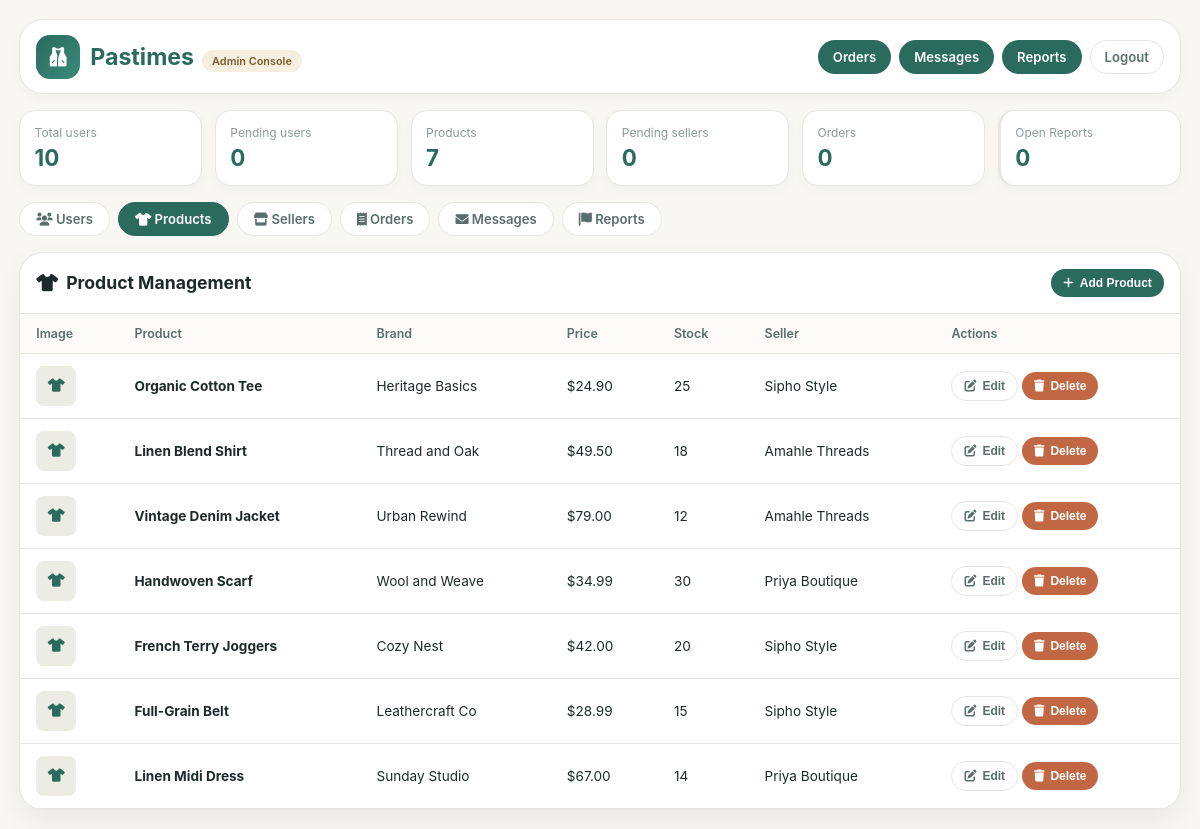
/pages/admin.php?tab=products (signed in), run on the app's committed database.
### tables this page shows
CREATE TABLE `tblclothes` (
  `product_id` int(11) NOT NULL COMMENT 'AUTO_INCREMENT',
  `user_id` int(11) NOT NULL,
  `seller_id` int(11) DEFAULT NULL,
  `name` varchar(100) NOT NULL,
  `description` text NOT NULL,
  `price` decimal(10,2) NOT NULL,
  `image` varchar(255) NOT NULL DEFAULT 'placeholder-clothing.jpg',
  `brand` varchar(100) DEFAULT NULL,
  `stock` int(11) DEFAULT 0,
  `created_at` timestamp NULL DEFAULT current_timestamp()
);

### pages/admin.php (the view, shortened to what this page needs)
<?php
require_once __DIR__ . "/../config/DBConn.php";
$activeTab = $_GET["tab"] ?? "users";
mysqli_query($conn, "CREATE TABLE IF NOT EXISTS tblreport (
    report_id   INT AUTO_INCREMENT PRIMARY KEY,
    user_id     INT NOT NULL,
    user_name   VARCHAR(100) NOT NULL,
    order_id    INT DEFAULT NULL,
    category    VARCHAR(50) NOT NULL DEFAULT 'general',
    subject     VARCHAR(200) NOT NULL,
    description TEXT NOT NULL,
    status      VARCHAR(20) DEFAULT 'open',
    admin_reply TEXT DEFAULT NULL,
    replied_at  TIMESTAMP NULL DEFAULT NULL,
    created_at  TIMESTAMP DEFAULT CURRENT_TIMESTAMP
) ENGINE=InnoDB DEFAULT CHARSET=utf8mb4");
$statsQ = mysqli_query($conn, "SELECT COUNT(*) AS total, SUM(status='active') AS active, SUM(status<>'active' OR status IS NULL) AS pending FROM tblUser");
$stats  = mysqli_fetch_assoc($statsQ) ?: ["total"=>0,"active"=>0,"pending"=>0];
$products = [];
$pResult = mysqli_query($conn,
    "SELECT p.product_id, p.name, p.brand, p.description, p.price, p.stock, p.image,
            COALESCE(s.brand_name,'Admin') AS seller_name
     FROM tblclothes p
     LEFT JOIN tblseller s ON p.seller_id = s.seller_id
     ORDER BY p.created_at DESC"
);
if ($pResult) while ($r = mysqli_fetch_assoc($pResult)) $products[] = $r;
$sellerFilter = $_GET["sf"] ?? "all";
$swhere = $sellerFilter !== "all" ? " WHERE s.approval_status='" . mysqli_real_escape_string($conn,$sellerFilter) . "'" : "";
$sellers = [];
$sResult = mysqli_query($conn,
    "SELECT s.seller_id, s.brand_name, s.description, s.phone, s.approval_status, s.created_date,
            u.name AS user_name, u.email AS user_email
     FROM tblseller s
     JOIN tblUser u ON s.user_id=u.user_id
     {$swhere}
     ORDER BY s.created_date DESC"
);
if ($sResult) while ($r = mysqli_fetch_assoc($sResult)) $sellers[] = $r;
$totalProducts = count($products);
$pendingSellers = count(array_filter($sellers, fn($s) => $s["approval_status"] === "pending"));
$totalOrdersQ = mysqli_query($conn, "SELECT COUNT(*) AS c FROM tblorder");
$totalOrders = $totalOrdersQ ? (int)(mysqli_fetch_assoc($totalOrdersQ)["c"] ?? 0) : 0;
$openReportsQ = mysqli_query($conn, "SELECT COUNT(*) AS c FROM tblreport WHERE status='open'");
$openReports  = $openReportsQ ? (int)(mysqli_fetch_assoc($openReportsQ)["c"] ?? 0) : 0;
?>
<!DOCTYPE html>
<html lang="en">
<head>
  <link rel="stylesheet" href="https://cdnjs.cloudflare.com/ajax/libs/font-awesome/6.0.0-beta3/css/all.min.css">
</head>
<body>
<div class="page">
  <header class="top-bar">
    <a href="admin.php" class="logo-area">
      <div class="logo-icon"><i class="fas fa-vest"></i></div>
      <div><span class="logo-text">Pastimes</span><span class="badge">Admin Console</span></div>
    </a>
    <nav class="nav">
      <a href="admin_orders.php">Orders</a>
      <a href="admin_messages.php">Messages</a>
      <a href="admin_reports.php">Reports <?php if ($openReports > 0): ?><span style="background:#c26743;border-radius:99px;padding:1px 7px;font-size:.68rem;margin-left:4px"><?php echo $openReports; ?></span><?php endif; ?></a>
      <a class="secondary" href="logout.php">Logout</a>
    </nav>
  </header>
  <section class="stats">
    <article class="stat"><div class="stat-label">Total users</div><div class="stat-value"><?php echo (int)$stats["total"]; ?></div></article>
    <article class="stat"><div class="stat-label">Pending users</div><div class="stat-value"><?php echo (int)$stats["pending"]; ?></div></article>
    <article class="stat"><div class="stat-label">Products</div><div class="stat-value"><?php echo $totalProducts; ?></div></article>
    <article class="stat"><div class="stat-label">Pending sellers</div><div class="stat-value"><?php echo $pendingSellers; ?></div></article>
    <article class="stat"><div class="stat-label">Orders</div><div class="stat-value"><?php echo $totalOrders; ?></div></article>
    <article class="stat" style="border-left:3px solid <?php echo $openReports > 0 ? '#c26743' : '#e8e6e1'; ?>">
      <div class="stat-label">Open Reports</div>
      <div class="stat-value" style="color:<?php echo $openReports > 0 ? '#c26743' : 'var(--green)'; ?>"><?php echo $openReports; ?></div>
    </article>
  </section>
  <nav class="tab-bar">
    <a class="tab-link <?php echo $activeTab==='users'?'active':''; ?>" href="admin.php?tab=users"><i class="fas fa-users"></i> Users</a>
    <a class="tab-link <?php echo $activeTab==='products'?'active':''; ?>" href="admin.php?tab=products"><i class="fas fa-tshirt"></i> Products</a>
    <a class="tab-link <?php echo $activeTab==='sellers'?'active':''; ?>" href="admin.php?tab=sellers"><i class="fas fa-store"></i> Sellers</a>
    <a class="tab-link" href="admin_orders.php"><i class="fas fa-receipt"></i> Orders</a>
    <a class="tab-link" href="admin_messages.php"><i class="fas fa-envelope"></i> Messages</a>
    <a class="tab-link" href="admin_reports.php" style="<?php echo $openReports > 0 ? 'border-color:#c26743;color:#c26743' : ''; ?>">
      <i class="fas fa-flag"></i> Reports<?php if ($openReports > 0): ?> <span style="background:#c26743;color:#fff;border-radius:99px;padding:1px 7px;font-size:.7rem"><?php echo $openReports; ?></span><?php endif; ?>
    </a>
  </nav>
  <?php if ($activeTab === "products"): ?>
  <section class="card">
    <div class="card-head">
      <h2><i class="fas fa-tshirt"></i> Product Management</h2>
      <button class="btn btn-green" id="btnAddProd"><i class="fas fa-plus"></i> Add Product</button>
    </div>
    <?php if (!$products): ?>
      <div class="empty"><i class="fas fa-tshirt"></i>No products in the catalogue yet.</div>
    <?php else: ?>
    <table>
      <thead><tr><th>Image</th><th>Product</th><th>Brand</th><th>Price</th><th>Stock</th><th>Seller</th><th>Actions</th></tr></thead>
      <tbody>
        <?php foreach ($products as $p):
          $hasImg = !empty($p["image"]) && $p["image"] !== "placeholder-clothing.jpg"
                    && file_exists(__DIR__ . "/../uploads/" . $p["image"]);
        ?>
        <tr>
          <td>
            <?php if ($hasImg): ?>
              <img class="prod-thumb" src="../uploads/<?php echo htmlspecialchars($p["image"]); ?>" alt="">
            <?php else: ?>
              <div class="prod-thumb" style="display:flex;align-items:center;justify-content:center;color:var(--green)"><i class="fas fa-tshirt"></i></div>
            <?php endif; ?>
          </td>
          <td><strong><?php echo htmlspecialchars($p["name"]); ?></strong></td>
          <td><?php echo htmlspecialchars($p["brand"] ?? "—"); ?></td>
          <td>$<?php echo number_format((float)$p["price"], 2); ?></td>
          <td><?php echo (int)$p["stock"]; ?></td>
          <td><?php echo htmlspecialchars($p["seller_name"]); ?></td>
          <td style="white-space:nowrap">
            <button class="btn btn-outline btn-edit-prod"
              data-id="<?php echo (int)$p["product_id"]; ?>"
              data-name="<?php echo htmlspecialchars($p["name"],ENT_QUOTES); ?>"
              data-brand="<?php echo htmlspecialchars($p["brand"]??"",ENT_QUOTES); ?>"
              data-desc="<?php echo htmlspecialchars($p["description"]??"",ENT_QUOTES); ?>"
              data-price="<?php echo (float)$p["price"]; ?>"
              data-stock="<?php echo (int)$p["stock"]; ?>">
              <i class="fas fa-edit"></i> Edit
            </button>
            <form method="POST" style="display:inline" onsubmit="return confirm('Delete this product?')">
              <button type="submit" class="btn btn-rust"><i class="fas fa-trash"></i> Delete</button>
            </form>
          </td>
        </tr>
        <?php endforeach; ?>
      </tbody>
    </table>
    <?php endif; ?>
  </section>
  <?php endif; ?>
</div>
</body>
</html>

### pages/admin.php (style rules this page uses)
* { margin:0;padding:0;box-sizing:border-box }
:root { --bg:#f9f7f4;--white:#fff;--text:#1e2a2a;--sec:#5a6e6e;--muted:#8a9b9b; --green:#2a6b5e;--dark:#1e5247;--rust:#c26743;--gold:#d4a259; --border:#e8e6e1;--sm:0 4px 12px rgba(0,0,0,.03);--md:0 12px 28px rgba(0,0,0,.06); --lg:24px;--md-r:16px;--sm-r:12px }
body { font-family:-apple-system,BlinkMacSystemFont,'Segoe UI',Roboto,sans-serif;background:var(--bg);color:var(--text);min-height:100vh;padding:1.2rem }
.page { max-width:1200px;margin:0 auto }
.top-bar { display:flex;align-items:center;justify-content:space-between;flex-wrap:wrap;gap:1rem;background:var(--white);border:1px solid var(--border);border-radius:var(--lg);padding:.9rem 1rem;box-shadow:var(--sm);margin-bottom:1rem }
.logo-area { display:flex;align-items:center;gap:10px;text-decoration:none }
.logo-icon { width:44px;height:44px;background:linear-gradient(135deg,var(--green),#3a8a7a);border-radius:14px;display:flex;align-items:center;justify-content:center;color:#fff;font-size:1.2rem }
.logo-text { font-size:1.45rem;font-weight:700;color:var(--green) }
.badge { background:#f6efe0;color:#7a5a2a;font-size:.68rem;font-weight:600;padding:4px 10px;border-radius:30px;margin-left:8px }
.nav { display:flex;gap:8px;flex-wrap:wrap }
.nav a { text-decoration:none;background:var(--green);color:#fff;border-radius:40px;padding:8px 14px;font-size:.82rem;font-weight:600;transition:.2s;border:1px solid transparent }
.nav a.secondary { background:transparent;color:var(--sec);border-color:var(--border) }
.stats { display:grid;grid-template-columns:repeat(auto-fit,minmax(140px,1fr));gap:.8rem;margin-bottom:1rem }
.stat { background:var(--white);border:1px solid var(--border);border-radius:var(--md-r);padding:.9rem;box-shadow:var(--sm) }
.stat-label { font-size:.75rem;color:var(--muted);margin-bottom:.2rem }
.stat-value { font-size:1.4rem;font-weight:700;color:var(--green) }
.tab-bar { display:flex;gap:8px;margin-bottom:1rem;flex-wrap:wrap }
.tab-link { text-decoration:none;padding:8px 16px;border-radius:40px;border:1px solid var(--border);color:var(--sec);font-size:.82rem;font-weight:600;background:#fff;transition:.2s }
.tab-link.active { background:var(--green);color:#fff;border-color:var(--green) }
.card { background:var(--white);border:1px solid var(--border);border-radius:var(--lg);box-shadow:var(--md);overflow:hidden }
.card-head { padding:1rem;border-bottom:1px solid var(--border);display:flex;align-items:center;justify-content:space-between;gap:.8rem;flex-wrap:wrap }
.card-head h2 { font-size:1.1rem;font-weight:700;display:flex;align-items:center;gap:8px }
table { width:100%;border-collapse:collapse }
th,td { text-align:left;padding:.75rem 1rem;border-bottom:1px solid var(--border);font-size:.85rem;vertical-align:middle }
th { color:var(--sec);font-weight:600;background:#fcfbf9;font-size:.78rem }
.btn { display:inline-flex;align-items:center;gap:6px;border:none;border-radius:30px;padding:7px 12px;font-size:.75rem;font-weight:700;cursor:pointer;transition:.2s }
.btn-green { background:var(--green);color:#fff }
.btn-rust { background:var(--rust);color:#fff }
.btn-outline { background:transparent;border:1px solid var(--border);color:var(--sec) }
.prod-thumb { width:40px;height:40px;border-radius:8px;object-fit:cover;background:#edece4 }

### data on the page
tblclothes: name "Organic Cotton Tee", brand "Heritage Basics", price "24.90", stock "25", seller_name "Sipho Style"
tblclothes: name "Linen Blend Shirt", brand "Thread and Oak", price "49.50", stock "18", seller_name "Amahle Threads"
tblclothes: name "Vintage Denim Jacket", brand "Urban Rewind", price "79.00", stock "12", seller_name "Amahle Threads"
tblclothes: name "Handwoven Scarf", brand "Wool and Weave", price "34.99", stock "30", seller_name "Priya Boutique"
tblclothes: name "French Terry Joggers", brand "Cozy Nest", price "42.00", stock "20", seller_name "Sipho Style"
tblclothes: name "Full-Grain Belt", brand "Leathercraft Co", price "28.99", stock "15", seller_name "Sipho Style"
tblclothes: name "Linen Midi Dress", brand "Sunday Studio", price "67.00", stock "14", seller_name "Priya Boutique"

### other printed values
$stats["total"] "10"
$stats["pending"] "0"
$totalProducts "7"
$pendingSellers "0"
$totalOrders "0"
$openReports "0"
